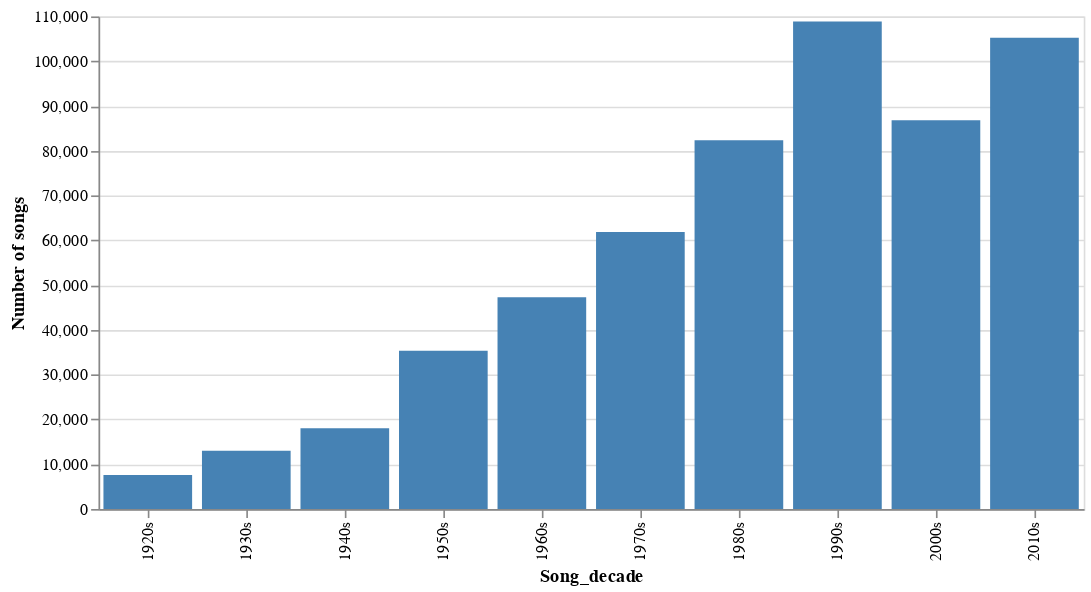

The notebook cell this image was saved under:
### Code cell
decade = df[(df["year"] < 2020) & (df["year"] >= 1920)].groupby("Song_decade")["name"].count().reset_index()
alt.Chart(decade).mark_bar().encode(
    x = "Song_decade:O",
    
    y = alt.Y("name:Q",title="Number of songs"),
    color = alt.value("steelblue")
).properties(width = 600)

### Figure 1 — Vega-Lite specification as saved in the notebook (floating-point values rounded to 4 significant figures)
{"config": {"view": {"continuousWidth": 400, "continuousHeight": 300}}, "data": {"name": "data-663ef95c5b27b72b5987002f9fa5024d"}, "mark": "bar", "encoding": {"color": {"value": "steelblue"}, "x": {"field": "Song_decade", "type": "ordinal"}, "y": {"field": "name", "title": "Number of songs", "type": "quantitative"}}, "width": 600, "$schema": "https://vega.github.io/schema/vega-lite/v4.17.0.json", "datasets": {"data-663ef95c5b27b72b5987002f9fa5024d": [{"Song_decade": "1920s", "name": 7592}, {"Song_decade": "1930s", "name": 13024}, {"Song_decade": "1940s", "name": 18021}, {"Song_decade": "1950s", "name": 35363}, {"Song_decade": "1960s", "name": 47262}, {"Song_decade": "1970s", "name": 61840}, {"Song_decade": "1980s", "name": 82322}, {"Song_decade": "1990s", "name": 108872}, {"Song_decade": "2000s", "name": 86841}, {"Song_decade": "2010s", "name": 105245}]}}
